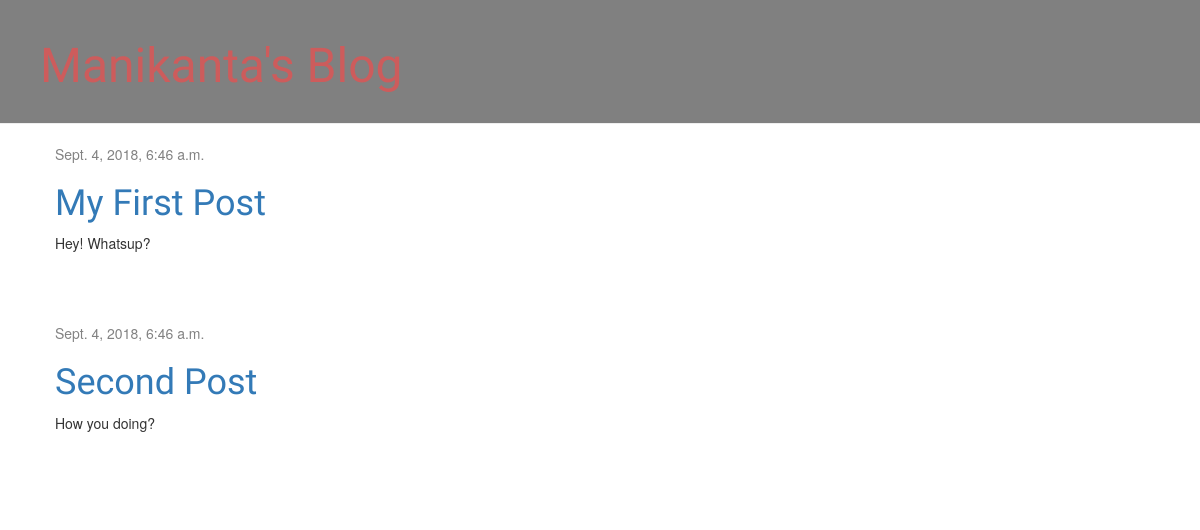
Before: / with the older database file.
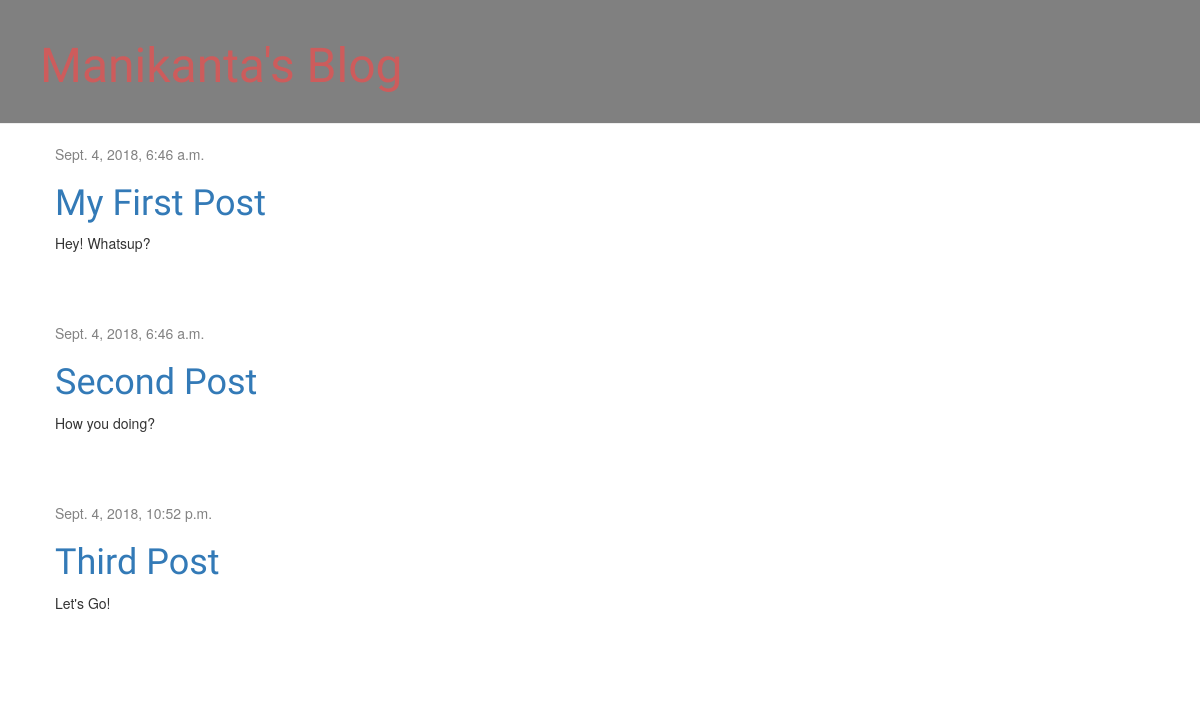
After: the same page with the newer database file.
### blog/models.py (models this page shows, shortened)
class Post(models.Model):
    author = models.ForeignKey('auth.User', on_delete=models.CASCADE)
    title = models.CharField(max_length=200)
    text = models.TextField()
    created_date = models.DateTimeField(
            default=timezone.now)
    published_date = models.DateTimeField(
            blank=True, null=True)

### blog/views.py (the view)
# urls.py: path('', views.post_list, name='post_list'),
def post_list(request):
    posts = Post.objects.filter(published_date__lte=timezone.now()).order_by('published_date')
    return render(request, 'blog/post_list.html', {'posts': posts})

### blog/templates/blog/post_list.html
{% extends 'blog/base.html' %}
{% block content %}
    {% for post in posts %}
        <div class="post">
            <div class="date">
                {{ post.published_date }}
            </div>
            <h1><a href="">{{ post.title }}</a></h1>
            <p>{{ post.text|linebreaksbr }}</p>
        </div>
    {% endfor %}
{% endblock %}

Changed rows visible on the page:
added Post: published_date "Sept. 4, 2018, 10:52 p.m.", title "Third Post", text "Let's Go!"
